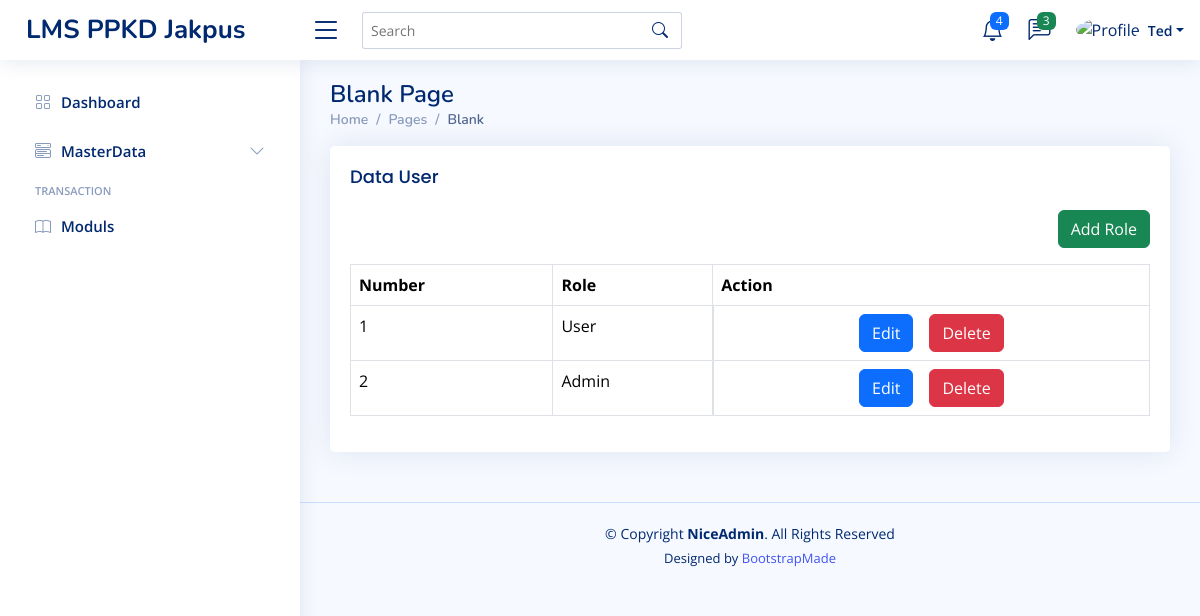
Screenshot of /home.php?page=/rol/role (signed in) with the database file from the repository.
### tables this page shows
CREATE TABLE `roles` (
  `role_id` int(11) NOT NULL,
  `role_name` varchar(30) NOT NULL,
  `created_at` timestamp NOT NULL DEFAULT current_timestamp(),
  `updated_at` timestamp NULL DEFAULT NULL ON UPDATE current_timestamp()
);

### content/rol/role.php (the view)
<?php
$query = mysqli_query($config, "SELECT * FROM roles ORDER BY role_id DESC");
$row = mysqli_fetch_all($query, MYSQLI_ASSOC);
?>
<div class="row">
    <div class="col-12">
        <div class="card">
            <div class="card-body ">
                <h5 class="card-title">Data User</h5>
                <div class="mb-3" align="right">
                    <a href="?page=/rol/add_role&new_role" class="btn btn-success">Add Role</a>
                </div>
                <div class="table-responsive">
                    <table class="table table-bordered">
                        <thead class="">
                            <tr>
                                <th>Number</th>
                                <th>Role</th>
                                <th>Action</th>
                            </tr>
                        </thead>
                        <tbody>
                            <?php foreach ($row as $key => $role) : ?>
                                <tr>
                                    <td><?= $key += 1 ?></td>
                                    <td><?= $role['role_name'] ?></td>
                                    <td class="d-flex justify-content-center">
                                        <a href="?page=/rol/add_role&edit=<?= $role['role_id'] ?>"
                                            class="btn btn-primary me-2 ms-2">Edit</a>
                                        <a onclick="return confirm('Are you Sure Want to Delete This Data??')"
                                            href="?page=/rol/add_role&delete=<?= $role['role_id'] ?>"
                                            class="btn btn-danger me-2 ms-2">Delete</a>
                                    </td>
                                </tr>
                            <?php endforeach ?>
                        </tbody>
                    </table>
                </div>
            </div>
        </div>
    </div>
</div>

### assets/css/style.css (style rules this page uses)
:root { scroll-behavior: smooth; }
body { font-family: "Open Sans", sans-serif; background: #f6f9ff; color: #444444; }
a { color: #4154f1; text-decoration: none; }
h1, h2, h3, h4, h5, h6 { font-family: "Nunito", sans-serif; }
.card { margin-bottom: 30px; border: none; border-radius: 5px; box-shadow: 0px 0 30px rgba(1, 41, 112, 0.1); }
.card-title { padding: 20px 0 15px 0; font-size: 18px; font-weight: 500; color: #012970; font-family: "Poppins", sans-serif; }
.card-body { padding: 0 20px 20px 20px; }

### rows the page displays
roles: key "1", role_name "User"
roles: key "2", role_name "Admin"

### other values shown
$name "Ted"
